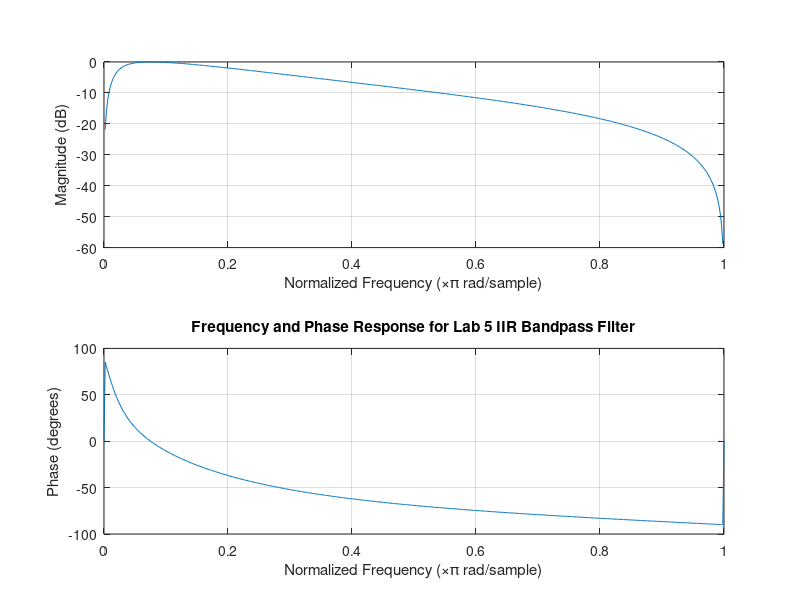
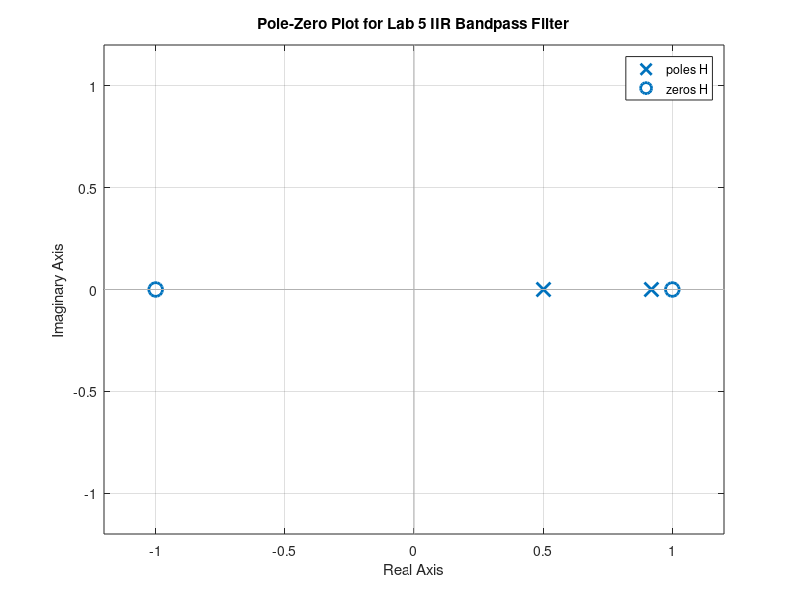
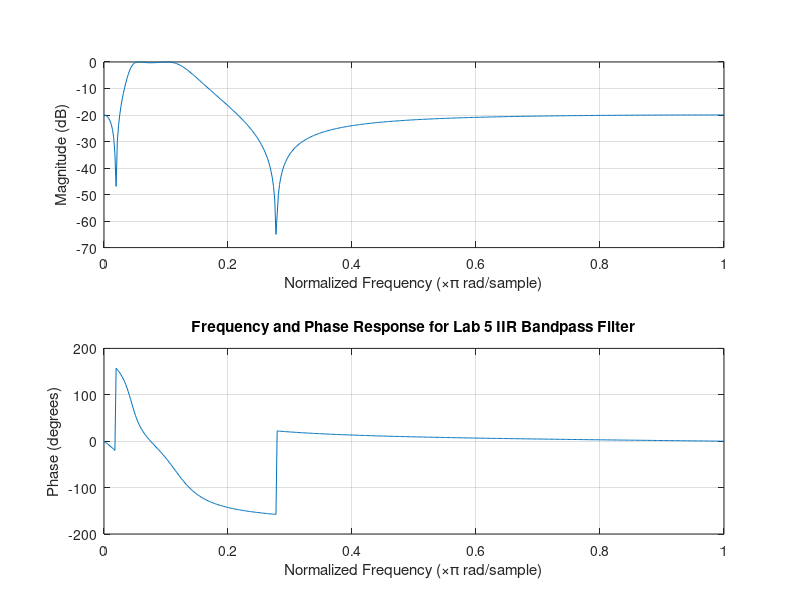
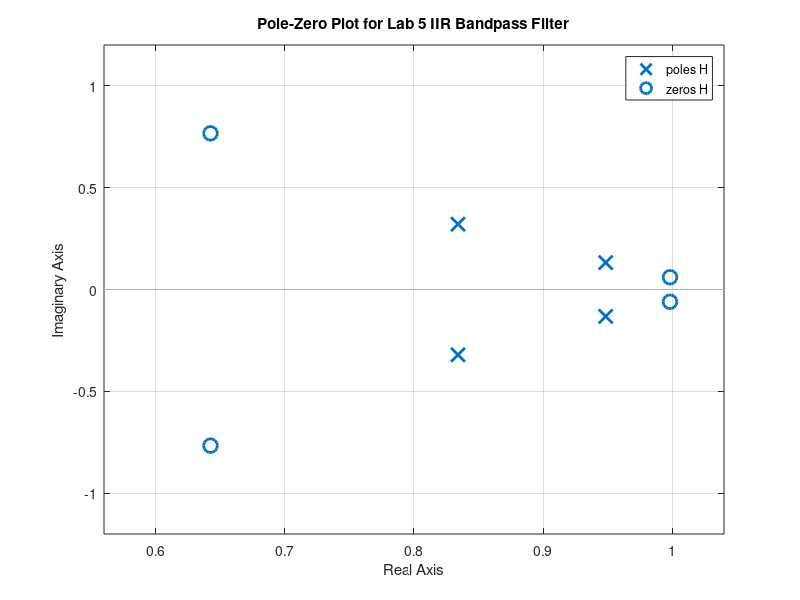

MATLAB code to generate these figures, in order:
clear all;
close all;

for order=1:6
[b,a] = ellip(order,0.3,20,[200 450]/4000);

figure;
freqz(b,a);
title('Frequency and Phase Response for Lab 5 IIR Bandpass Filter');


figure;
H = tf(b,a);
pzmap(H);
title('Pole-Zero Plot for Lab 5 IIR Bandpass Filter');
grid on;

%IIR coefficients output printed according to C-syntax
str = sprintf('IIR_coeff_%d.txt',order*2);
fid = fopen(str,'w');
%fprintf(fid, '#define N %d\n', length(a));
%fprintf(fid, '#define M %d\n', length(b));
fprintf(fid, '// IIR filter coefficients \n');
fprintf(fid, 'double a[]={');
fprintf(fid, '%2.16e,\t', a);
fprintf(fid, '};\n');
fprintf(fid, 'double b[]={');
fprintf(fid, '%2.16e,\t', b);
fprintf(fid, '};\n');
fclose(fid);
end
